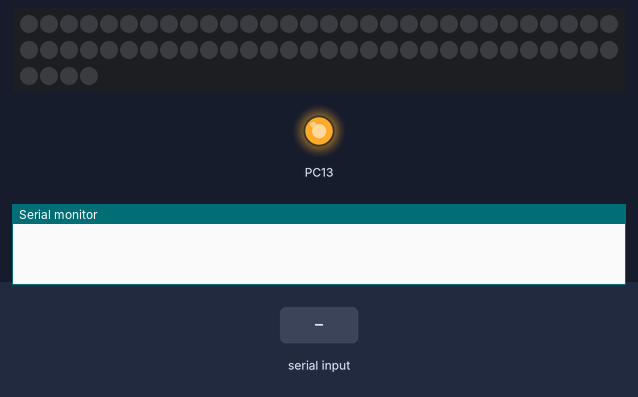
A sketch run on a simulated STM32 Blue Pill. Shown: 64 RGB LEDs in strip order, left to right, continuing on the next row, output pins drawn as LEDs (lit = HIGH), the last lines printed to the serial monitor. Inputs (shaded band) come from the test bench. Dim RGB values are drawn brighter than linear.

Above: at 2.2 s.
2.3 s: "9\n" received over Serial
At 2.9 s:
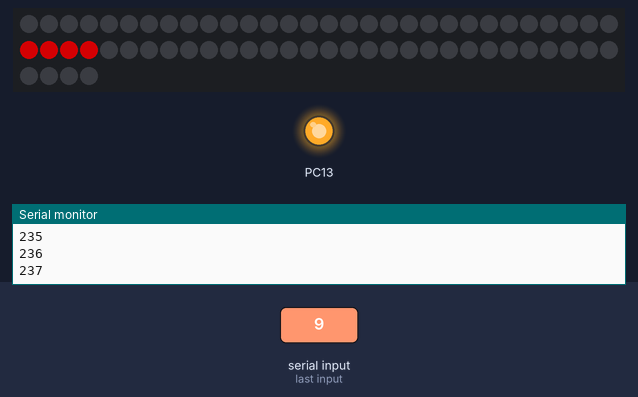
5.3 s: "1\n" received over Serial
At 5.9 s:
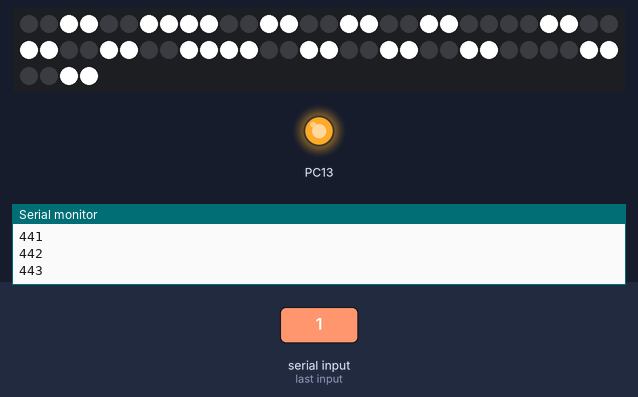
8.0 s: "2\n" received over Serial
At 8.5 s:
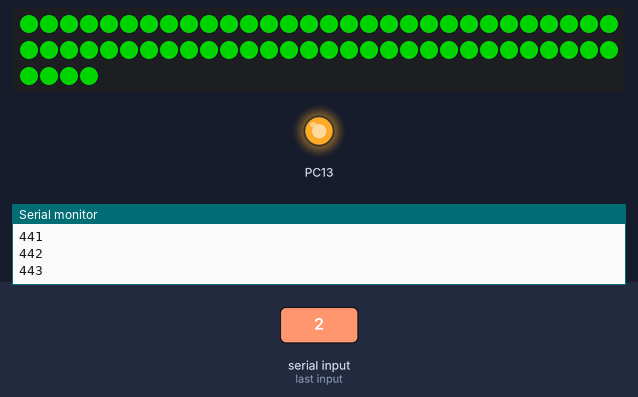
9.5 s: "5\n" received over Serial
At 10.7 s:
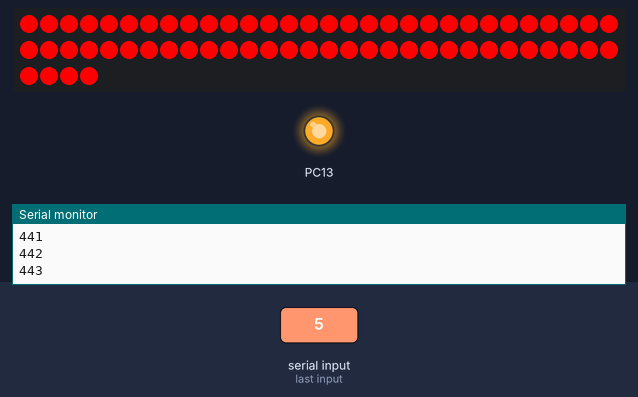
11.0 s: "3\n" received over Serial
At 12.0 s:
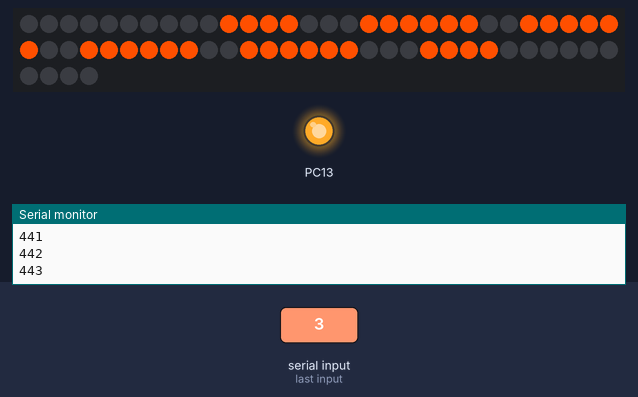
12.5 s: "30:150:10:200\n" received over Serial
At 12.8 s:
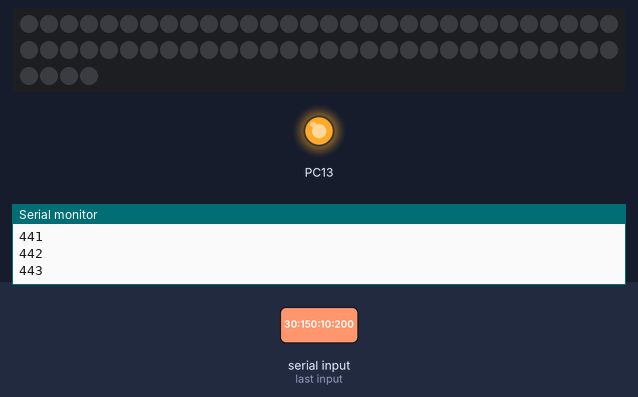
Timing chart, 0 to 15.0 s (numbered marks = the images above; inputs shaded):
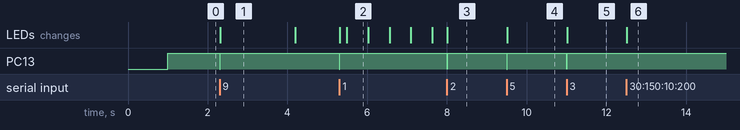

The sketch:

iFlag_V2_Firmware.ino
```cpp
#include <Adafruit_NeoPixel.h>


#define LED_PIN PA10
#define LED_COUNT 64
Adafruit_NeoPixel strip(LED_COUNT, LED_PIN, NEO_GRB + NEO_KHZ800);

#define INPUT_SIZE 14
int Rain;
int Flag;
int CarLeft;
int CarRight;
int BLKDSQ;
float bright;
char* Ra;
char* Fl;
char* CarR;
char* CarL;
char* Bl;
bool frame = true;
int FrameSwitch = 200;
int Ready = false;
int FlagCheck = 0;
int SetSwitch = 760;
int StepGreenSet = 0;
int Set = false;


const PROGMEM int MeatballFrame[] = {
  0, 0, 0, 0, 0, 0, 0, 0,
  0, 0, 255, 255, 255, 255, 0, 0,
  0, 255, 255, 255, 255, 255, 255, 0,
  0, 255, 255, 255, 255, 255, 255, 0,
  0, 255, 255, 255, 255, 255, 255, 0,
  0, 255, 255, 255, 255, 255, 255, 0,
  0, 0, 255, 255, 255, 255, 0, 0,
  0, 0, 0, 0, 0, 0, 0, 0
};
const PROGMEM int HalfFrame[] = {
  255, 255, 255, 255, 0, 0, 0, 0,
  0, 0, 0, 0, 255, 255, 255, 255,
  255, 255, 255, 255, 0, 0, 0, 0,
  0, 0, 0, 0, 255, 255, 255, 255,
  255, 255, 255, 255, 0, 0, 0, 0,
  0, 0, 0, 0, 255, 255, 255, 255,
  255, 255, 255, 255, 0, 0, 0, 0,
  0, 0, 0, 0, 255, 255, 255, 255
};
const PROGMEM int HalfFrame2[] = {
  0,0,0,0,255,255,255,255,
  255,255,255,255,0,0,0,0,
  0,0,0,0,255,255,255,255,
  255,255,255,255,0,0,0,0,
  0,0,0,0,255,255,255,255,
  255,255,255,255,0,0,0,0,
  0,0,0,0,255,255,255,255,
  255,255,255,255,0,0,0,0,
};
const PROGMEM int CheckeredFlagFrame1[] = {
  255,255,0,0,255,255,0,0,
  0,0,255,255,0,0,255,255,
  0,0,255,255,0,0,255,255,
  255,255,0,0,255,255,0,0,
  255,255,0,0,255,255,0,0,
  0,0,255,255,0,0,255,255,
  0,0,255,255,0,0,255,255,
  255,255,0,0,255,255,0,0,
};

void setup() {
  Serial.begin(916200);
  Serial.setTimeout(10);
  pinMode(PC13, OUTPUT);
  digitalWrite(PC13, LOW);
  strip.begin();  // INITIALIZE NeoPixel strip object (REQUIRED)
  strip.show();   // Turn OFF all pixels ASAP
  delay(1000);
  digitalWrite(PC13, HIGH);
}

void loop() {
  static uint32_t task2Counter = 0;
  static uint32_t task1Counter = 0;
  static uint32_t task3Counter = 0;
  static uint32_t lastTime = millis();

  if (millis() - lastTime) {
    lastTime = millis();
    ++task1Counter;
    if (task1Counter == FrameSwitch) {
      frame = !frame;
      task1Counter = 0;
    }
    if (Flag == 9) {
      ++task3Counter;
      Serial.println(task3Counter);
    }
    if (task3Counter >= SetSwitch) {
      task3Counter = 0;

      if (StepGreenSet <= 2) {
        StepGreenSet++;
      }
    }
  }

  if (Serial.available()) {
    digitalWrite(PC13, LOW);
    char input[INPUT_SIZE + 1];
    byte size = Serial.readBytes(input, INPUT_SIZE);
    // Add the final 0 to end the C string
    input[size] = 0;
    Fl = strtok(input, ":");
    Ra = strtok(0, ":");
    CarL = strtok(0, ":");
    CarR = strtok(0, ":");
    Bl = strtok(0, ":");
    Rain = atoi(Ra);
    Flag = atoi(Fl);
    BLKDSQ = atoi(Bl);
    CarLeft = atoi(CarL);
    CarRight = atoi(CarR);
    if (Rain == 99 && Flag == 99 && BLKDSQ == 99 && CarLeft == 99 && CarRight == 99) {
      NVIC_SystemReset();
    }
    digitalWrite(PC13, HIGH);
  }
  if (FlagCheck != Flag) {
    Noflag();
  }
  switch (Flag) {
    case 1:
      Checkeredflag();
      break;
    case 2:
      Greenflag();
      break;
    case 3:
      Meatballflag();
      break;
    case 4:
      Whiteflag();
      break;
    case 5:
      Redflag();
      break;
    case 6:
      FullYellowflag();
      break;
    case 7:
      LocalYellowflag();
      break;
    case 8:
      Blueflag();
      break;
    case 9:
      GreenSet();
      break;
    default:
      Noflag();
      break;
  }

  if (BLKDSQ == 1) {
    Dsqflag();
  }

  if (Rain == 1) {
    RainBars();
  }
  if (CarLeft == 1) {
    CarLeftBar();
  }
  if (CarRight == 1) {
    CarRightBar();
  }
  if (CarLeft == 1 && CarRight == 1) {
    CarCenterBar();
  }
  if (Flag != 9) {
    StepGreenSet = 0;
  }
  strip.show();
}

void Checkeredflag() {
  int color;
  if (frame == true) {
    for (int i = 0; i < 64; i++) {
      color = CheckeredFlagFrame1[i];
      strip.setPixelColor(i, color, color, color);
    }
  }
  if (frame == false) {
    for (int i = 0; i < 64; i++) {
      color = CheckeredFlagFrame1[64 - 1 - i];
      strip.setPixelColor(i, color, color, color);
    }
  }
}

void Noflag() {
  for (int i = 0; i < 64; i++) {
    strip.setPixelColor(i, 0, 0, 0);
  }
}

void Greenflag() {
  for (int i = 0; i < 64; i++) {
    strip.setPixelColor(i, 0, 128, 0);
  }
}

void Meatballflag() {
  for (int i = 0; i < 64; i++) {
    int color = MeatballFrame[i];
    strip.setPixelColor(i, color, (color / 3.2), 0);
  }
}

void Whiteflag() {
  for (int i = 0; i < 64; i++) {
    strip.setPixelColor(i, 128, 128, 128);
  }
}

void FullYellowflag() {
  if (frame == true) {
    for (int i = 0; i < 64; i++) {
      strip.setPixelColor(i, 255, 128, 0);
    }
  }
  if (frame == false) {
    Noflag();
  }
}

void LocalYellowflag() {
  if (frame == true) {
    for (int i = 0; i < 64; i++) {
      int color = HalfFrame[i];
      strip.setPixelColor(i, color, (color / 2), 0);
    }
  }
  if (frame == false) {
    for (int i = 0; i < 64; i++) {
      int color = HalfFrame2[i];
      strip.setPixelColor(i, color, (color / 2), 0);
    }
  }
}

void RainBars() {
  for (int i = 0; i < 8; i++) {
    strip.setPixelColor(i, 0, 0, 255);
    strip.setPixelColor((i + 56), 0, 0, 128);
  }
}

void Dsqflag() {
  for (int i = 0; i < 6; i++) {
    strip.setPixelColor((i + 9), 255, 0, 0);
    strip.setPixelColor((i + 49), 255, 0, 0);
  }
}
void Redflag() {
  int color;
  for (int i = 0; i < 64; i++) {
    strip.setPixelColor(i, 255, 0, 0);
  }
}

void Blueflag() {
  int color;
  if (frame == true) {
    for (int i = 0; i < 64; i++) {
      strip.setPixelColor(i, 0, 0, 255);
    }
    for (int i = 0; i < 16; i++) {
      strip.setPixelColor((i + 24), 255, 128, 0);
    }
  }
  if (frame == false) {
    Noflag();
  }
}
void CarLeftBar() {
  strip.setPixelColor(16, 255, 0, 128);
  strip.setPixelColor(31, 255, 0, 128);
  strip.setPixelColor(32, 255, 0, 128);
  strip.setPixelColor(47, 255, 0, 128);
}
void CarRightBar() {
  strip.setPixelColor(23, 255, 0, 128);
  strip.setPixelColor(24, 255, 0, 128);
  strip.setPixelColor(39, 255, 0, 128);
  strip.setPixelColor(40, 255, 0, 128);
}
void CarCenterBar() {
  strip.setPixelColor(28, 255, 0, 128);
  strip.setPixelColor(27, 255, 0, 128);
  strip.setPixelColor(35, 255, 0, 128);
  strip.setPixelColor(36, 255, 0, 128);
}
void GreenReady() {
}
void GreenSet() {
  if (StepGreenSet == 0) {
    strip.setPixelColor(30, 128, 0, 2);
    strip.setPixelColor(31, 128, 0, 2);
    strip.setPixelColor(32, 128, 0, 2);
    strip.setPixelColor(33, 128, 0, 2);
  }
  if (StepGreenSet == 1) {
    strip.setPixelColor(30, 128, 0, 2);
    strip.setPixelColor(31, 128, 0, 2);
    strip.setPixelColor(32, 128, 0, 2);
    strip.setPixelColor(33, 128, 0, 2);
    strip.setPixelColor(27, 128, 0, 2);
    strip.setPixelColor(28, 128, 0, 2);
    strip.setPixelColor(35, 128, 0, 2);
    strip.setPixelColor(36, 128, 0, 2);
  }
  if (StepGreenSet >= 2) {
    strip.setPixelColor(24, 128, 0, 2);
    strip.setPixelColor(25, 128, 0, 2);
    strip.setPixelColor(27, 128, 0, 2);
    strip.setPixelColor(28, 128, 0, 2);
    strip.setPixelColor(30, 128, 0, 2);
    strip.setPixelColor(31, 128, 0, 2);
    strip.setPixelColor(32, 128, 0, 2);
    strip.setPixelColor(33, 128, 0, 2);
    strip.setPixelColor(35, 128, 0, 2);
    strip.setPixelColor(36, 128, 0, 2);
    strip.setPixelColor(38, 128, 0, 2);
    strip.setPixelColor(39, 128, 0, 2);
  }
}
```

Measured:
- after the input at 2.3 s, PC13: HIGH → LOW at once, → HIGH 0.01 s later; the LEDs: change at once (image 1)
- after the input at 5.3 s, PC13: HIGH → LOW at once, → HIGH 0.01 s later; the LEDs: first change at once (image 2 shows a later state)
- after the input at 8.0 s, PC13: HIGH → LOW at once, → HIGH 0.01 s later; the LEDs: change at once (image 3)
- after the input at 9.5 s, PC13: HIGH → LOW at once, → HIGH 0.01 s later; the LEDs: change at once (image 4)
- after the input at 11.0 s, PC13: HIGH → LOW at once, → HIGH 0.01 s later; the LEDs: change at once (image 5)
- after the input at 12.5 s, the LEDs: change at once (image 6)
- what the display in image 2 shows lasts 0.5 s, from 5.5 s to 6.0 s
